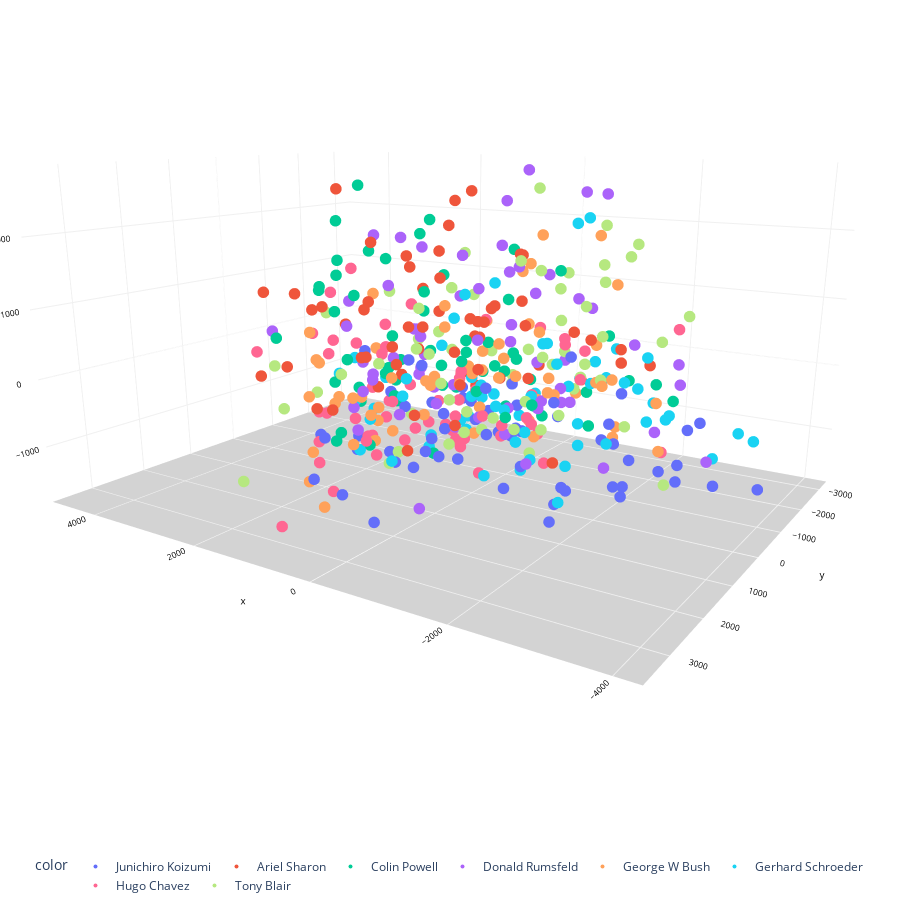

Here is the notebook cell this chart was saved with:
### Markdown cell above
### Visualizando os resultados

### Code cell
import plotly.express as px

# Cria uma plotagem 3D
fig = px.scatter_3d(None, 
                    x=X_trans3[:,0], y=X_trans3[:,1], z=X_trans3[:,2],
                    # color=y.astype(str),
                    color=[y_replace(n, n) for n in y],
                    height=900, width=900
                   )

# Ajusta o design da plotagem
fig.update_layout(#title_text="Plot 3D ",
                  showlegend=True,
                  legend=dict(orientation="h", yanchor="top", y=0, xanchor="center", x=0.5),
                  scene_camera=dict(up=dict(x=0, y=0, z=1), 
                                        center=dict(x=0, y=0, z=-0.2),
                                        eye=dict(x=-1.5, y=1.5, z=0.5)),
                                        margin=dict(l=0, r=0, b=0, t=0),
                  scene = dict(xaxis=dict(backgroundcolor='white',
                                          color='black',
                                          gridcolor='#f0f0f0',
                                          title_font=dict(size=10),
                                          tickfont=dict(size=10),
                                         ),
                               yaxis=dict(backgroundcolor='white',
                                          color='black',
                                          gridcolor='#f0f0f0',
                                          title_font=dict(size=10),
                                          tickfont=dict(size=10),
                                          ),
                               zaxis=dict(backgroundcolor='lightgrey',
                                          color='black', 
                                          gridcolor='#f0f0f0',
                                          title_font=dict(size=10),
                                          tickfont=dict(size=10),
                                         )))

# ajusta o tamanho dos marcadores
fig.update_traces(marker=dict(size=4))

fig.show()
